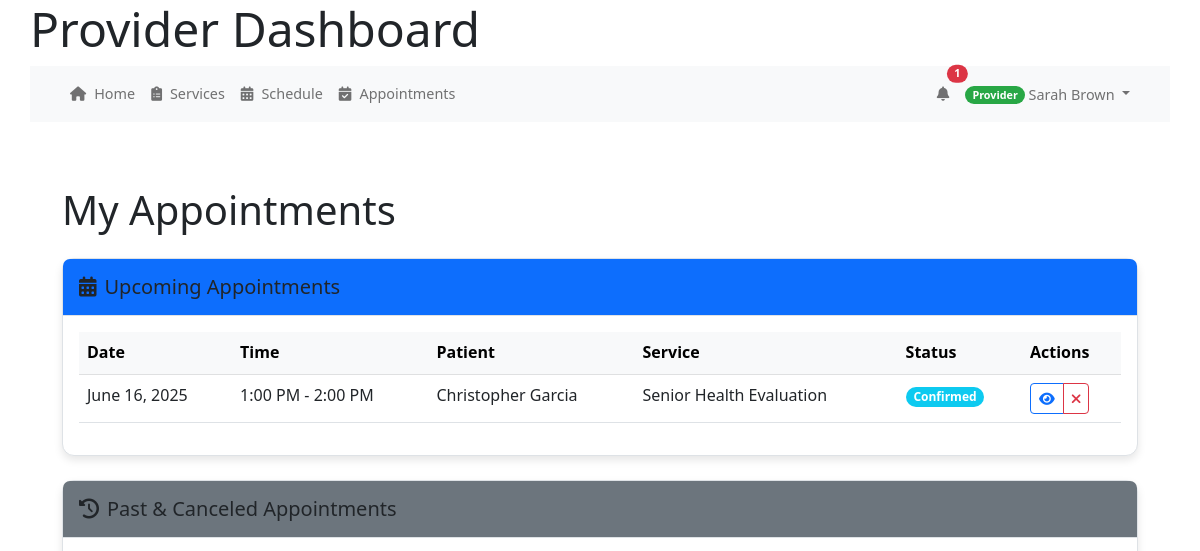
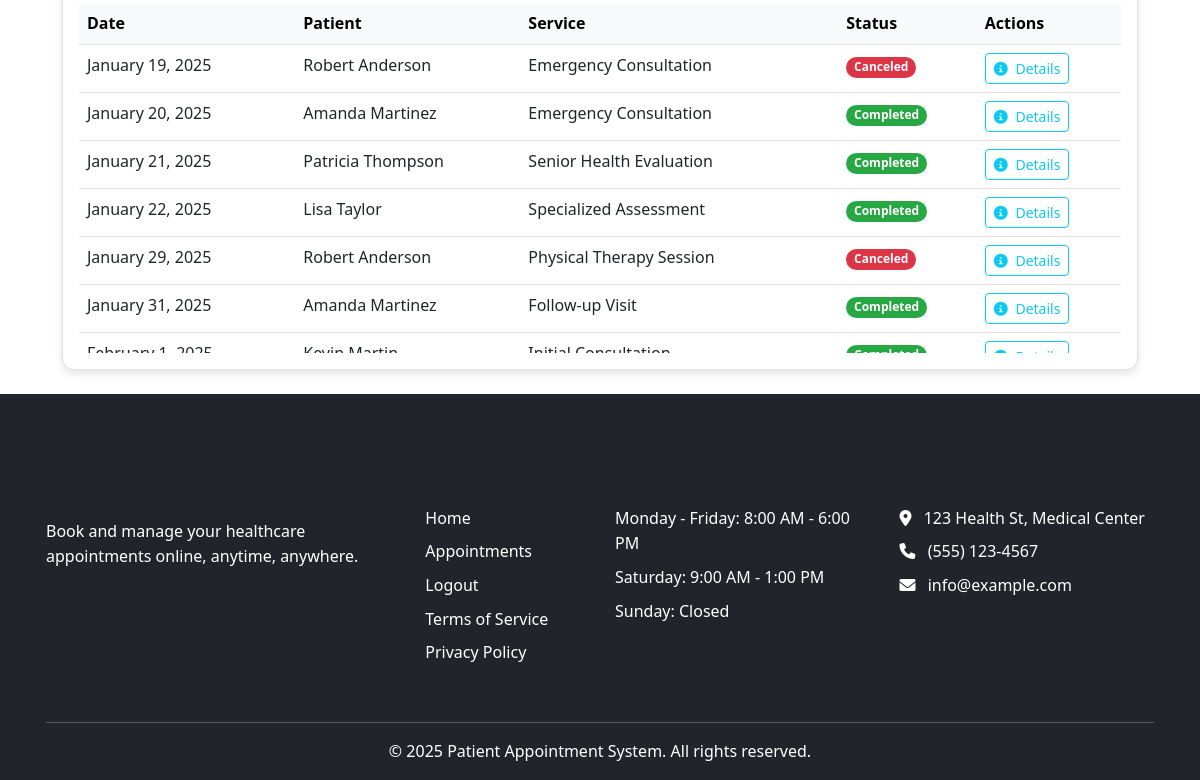
/index.php/provider/appointments (signed in), run on an earlier commit of the app's database (2 pictures, top to bottom).
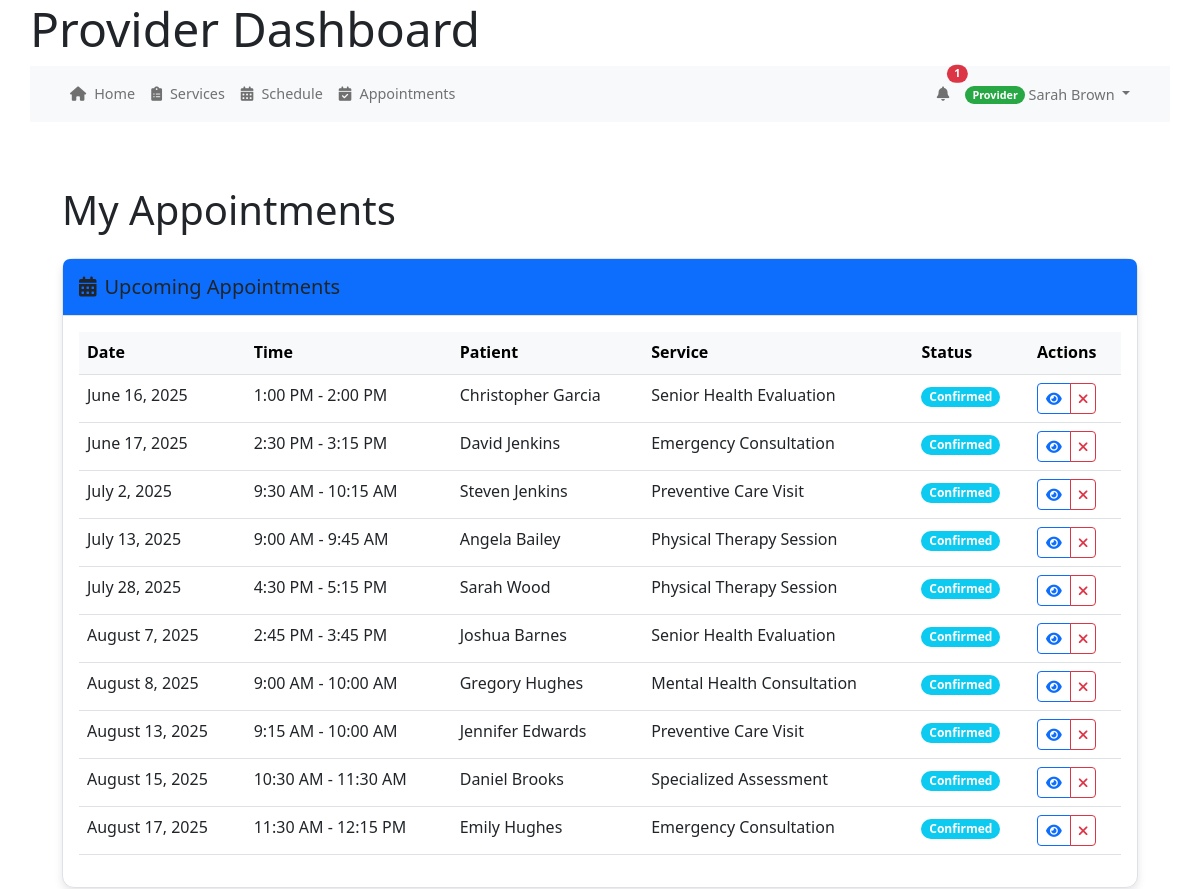
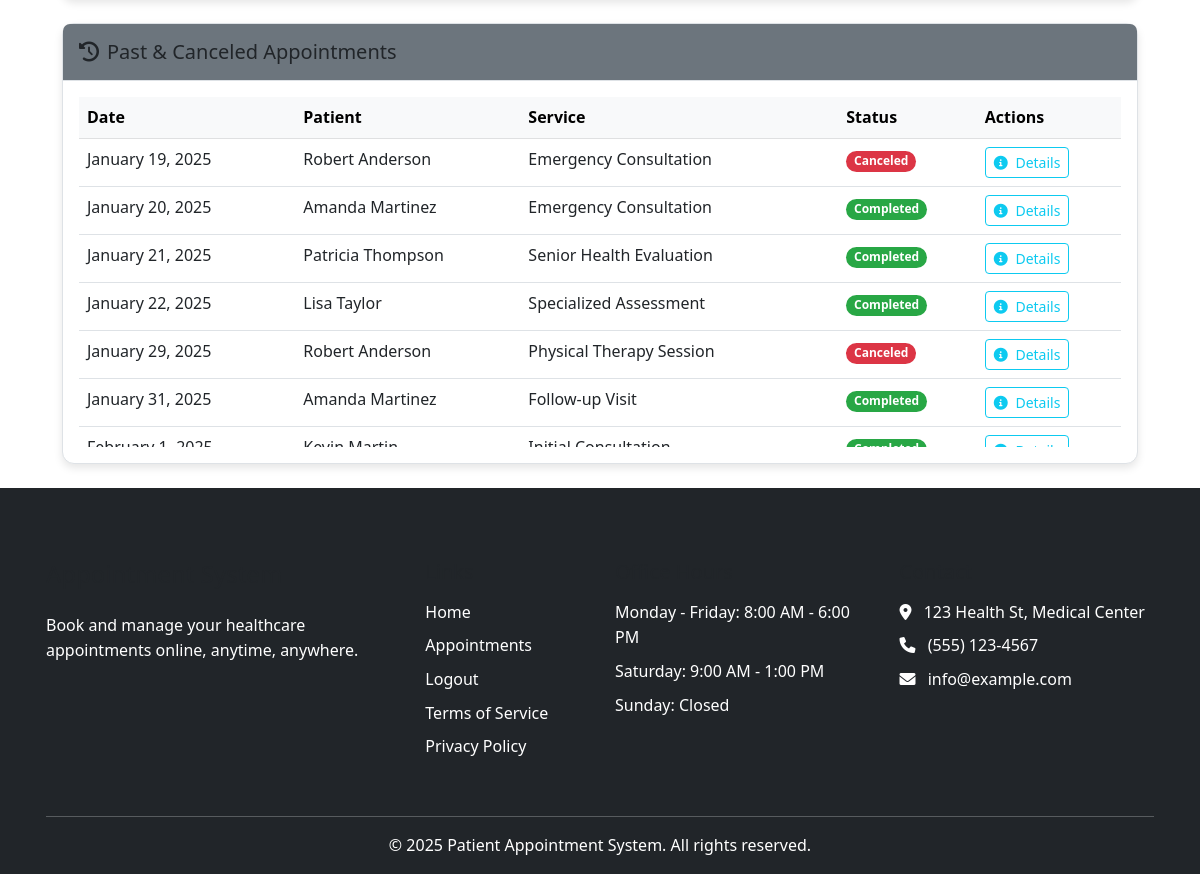
And on a later commit of the database (2 pictures, top to bottom).
### tables this page shows
CREATE TABLE IF NOT EXISTS `appointments` (
  `appointment_id` int(11) NOT NULL AUTO_INCREMENT,
  `patient_id` int(11) NOT NULL,
  `provider_id` int(11) NOT NULL,
  `service_id` int(11) NOT NULL,
  `appointment_date` date NOT NULL,
  `start_time` time NOT NULL,
  `end_time` time NOT NULL,
  `status` enum('scheduled','confirmed','completed','canceled','no_show') NOT NULL DEFAULT 'scheduled',
  `type` enum('in_person','virtual','phone') NOT NULL DEFAULT 'in_person',
  `notes` text DEFAULT NULL,
  `reason` text DEFAULT NULL,
  `reminder_sent` tinyint(1) DEFAULT 0,
  `confirmed_at` datetime DEFAULT NULL,
  `canceled_at` datetime DEFAULT NULL,
  `created_at` datetime DEFAULT current_timestamp(),
  `updated_at` datetime DEFAULT current_timestamp(),
  PRIMARY KEY (`appointment_id`),
  KEY `patient_id` (`patient_id`),
  KEY `provider_id` (`provider_id`),
  KEY `service_id` (`service_id`)
);

CREATE TABLE IF NOT EXISTS `users` (
  `user_id` int(11) NOT NULL AUTO_INCREMENT,
  `email` varchar(255) NOT NULL,
  `password_hash` varchar(255) NOT NULL,
  `first_name` varchar(100) NOT NULL,
  `last_name` varchar(100) NOT NULL,
  `phone` varchar(20) DEFAULT NULL,
  `role` enum('patient','provider','admin','staff') NOT NULL,
  `is_active` tinyint(1) DEFAULT 1,
  `is_verified` tinyint(1) DEFAULT 0,
  `email_verified_at` datetime DEFAULT NULL,
  `created_at` datetime DEFAULT current_timestamp(),
  `last_login` datetime DEFAULT NULL,
  `verification_token` varchar(64) DEFAULT NULL,
  `reset_token` varchar(64) DEFAULT NULL,
  `reset_token_expires` datetime DEFAULT NULL,
  `token_expires` datetime DEFAULT NULL,
  `password_change_required` tinyint(1) DEFAULT 0,
  PRIMARY KEY (`user_id`)
);

CREATE TABLE IF NOT EXISTS `services` (
  `service_id` int(11) NOT NULL AUTO_INCREMENT,
  `name` varchar(255) NOT NULL,
  `description` text DEFAULT NULL,
  `duration` int(11) DEFAULT 30,
  `price` decimal(10,2) DEFAULT NULL,
  `is_active` tinyint(1) DEFAULT 1,
  `created_at` timestamp NOT NULL DEFAULT current_timestamp(),
  PRIMARY KEY (`service_id`)
);

### controllers/provider_controller.php (called while the page is built, shortened)
<?php
require_once __DIR__ . '/../helpers/system_notifications.php';
require_once MODEL_PATH . '/Provider.php';
class ProviderController {
    protected $providerModel;
    public function __construct() {
        $this->db = get_db();
        $this->providerModel = new Provider($this->db);
    }
    public function appointments() {
        $provider_id = $_SESSION['user_id'];
        $appointments = $this->providerModel->getBookedAppointments($provider_id);
        include VIEW_PATH . '/provider/appointments.php';
    }
}
?>

### public_html/bootstrap.php (called while the page is built, shortened)
<?php
require_once APP_ROOT . '/core/helpers.php';
require_once CORE_PATH . '/helpers.php';
function get_db() {
    static $db = null;
    if ($db === null) {
        if (defined('DB_HOST') && defined('DB_USER') && defined('DB_PASS') && defined('DB_NAME')) {
            $db = new mysqli(DB_HOST, DB_USER, DB_PASS, DB_NAME);
            $db->set_charset('utf8mb4');
        } else {
            throw new Exception("Database constants not defined");
        }
    }
    return $db;
}
return true;

### models/Provider.php (called while the page is built, shortened)
<?php
class Provider {
    private $db;
    public function __construct($db) {
        $this->db = $db;
    }
    public function getBookedAppointments($provider_id) {
        try {
            $stmt = $this->db->prepare("
                SELECT a.*,
                       u.first_name AS patient_first_name,
                       u.last_name AS patient_last_name,
                       CONCAT(u.first_name, ' ', u.last_name) AS patient_name,
                       s.name AS service_name
                FROM appointments a
                JOIN users u ON a.patient_id = u.user_id
                JOIN services s ON a.service_id = s.service_id
                WHERE a.provider_id = ?
                ORDER BY a.appointment_date, a.start_time
            ");
            $stmt->bind_param("i", $provider_id);
            $stmt->execute();
            $result = $stmt->get_result();
            return $result->fetch_all(MYSQLI_ASSOC) ?: [];
        } catch (Exception $e) {
            error_log("Error fetching provider appointments: " . $e->getMessage());
            return [];
        }
    }
}
?>

### core/helpers.php (called while the page is built, shortened)
<?php
function base_url($path = '') {
    $protocol = isset($_SERVER['HTTPS']) && $_SERVER['HTTPS'] !== 'off' ? 'https' : 'http';
    $host = $_SERVER['HTTP_HOST'] ?? 'localhost';
    $script_name = $_SERVER['SCRIPT_NAME'];
    $base_dir = dirname($script_name);
    $base_url = "{$protocol}://{$host}{$base_dir}";
    $base_url = rtrim($base_url, '/');
    $path = ltrim($path, '/');
    return $path ? "{$base_url}/{$path}" : $base_url;
}

### views/provider/appointments.php (the view, shortened to what the rows shown need)
<?php include VIEW_PATH . '/partials/header.php'; ?>
<div class="container mt-4">
    <h1 class="mb-4">My Appointments</h1>
    <div class="card shadow-sm mb-4">
        <div class="card-body">
            <?php
            $upcomingAppointments = array_filter($appointments, function($app) {
                return $app['status'] !== 'completed' && $app['status'] !== 'canceled' &&
                       (strtotime($app['appointment_date']) >= strtotime(date('Y-m-d')) ||
                       (strtotime($app['appointment_date']) == strtotime(date('Y-m-d')) &&
                        strtotime($app['start_time']) > strtotime(date('H:i:s'))));
            });
            ?>
            <?php if (!empty($upcomingAppointments)): ?>
                <div class="table-responsive">
                    <table class="table table-hover">
                        <thead class="table-light">
                            <tr>
                                <th>Date</th>
                                <th>Time</th>
                                <th>Patient</th>
                                <th>Service</th>
                                <th>Status</th>
                                <th>Actions</th>
                            </tr>
                        </thead>
                        <tbody>
                            <?php foreach ($upcomingAppointments as $appointment): ?>
                            <tr>
                                <td><?= htmlspecialchars(date('F j, Y', strtotime($appointment['appointment_date']))) ?></td>
                                <td><?= htmlspecialchars(date('g:i A', strtotime($appointment['start_time']))) ?> -
                                    <?= htmlspecialchars(date('g:i A', strtotime($appointment['end_time']))) ?></td>
                                <td><?= htmlspecialchars(($appointment['patient_first_name'] ?? '') . ' ' . ($appointment['patient_last_name'] ?? '')) ?></td>
                                <td><?= htmlspecialchars($appointment['service_name'] ?? '') ?></td>
                                <td>
                                    <span class="badge bg-<?= getStatusBadgeClass($appointment['status']) ?>">
                                        <?= htmlspecialchars(ucfirst($appointment['status'])) ?>
                                    </span>
                                </td>
                                <td>
                                    <div class="btn-group btn-group-sm">
                                        <a href="<?= base_url('index.php/provider/viewAppointment/' . $appointment['appointment_id']) ?>"
                                           class="btn btn-outline-primary" title="View Details">
                                            <i class="fas fa-eye"></i>
                                        </a>
                                        <?php if ($appointment['status'] === 'scheduled' || $appointment['status'] === 'confirmed'): ?>
                                            <a href="<?= base_url('index.php/provider/cancelAppointment/' . $appointment['appointment_id']) ?>"
                                               class="btn btn-outline-danger" title="Cancel"
                                               onclick="return confirm('Are you sure you want to cancel this appointment?');">
                                                <i class="fas fa-times"></i>
                                            </a>
                                        <?php endif; ?>
                                    </div>
                                </td>
                            </tr>
                            <?php endforeach; ?>
                        </tbody>
                    </table>
                </div>
            <?php endif; ?>
        </div>
    </div>
    <div class="card shadow-sm mb-4">
        <div class="card-body">
            <?php
            $pastAndCanceledAppointments = array_filter($appointments, function($app) {
                return $app['status'] === 'completed' ||
                    $app['status'] === 'canceled' ||
                    $app['status'] === 'no_show' ||
                    strtotime($app['appointment_date']) < strtotime(date('Y-m-d'));
            });
            ?>
            <?php if (!empty($pastAndCanceledAppointments)): ?>
                <div class="table-responsive" style="max-height: 350px; overflow-y: auto;">
                    <table class="table table-hover">
                        <thead class="table-light sticky-top">
                            <tr>
                                <th>Date</th>
                                <th>Patient</th>
                                <th>Service</th>
                                <th>Status</th>
                                <th>Actions</th>
                            </tr>
                        </thead>
                        <tbody>
                            <?php foreach ($pastAndCanceledAppointments as $appointment): ?>
                            <tr>
                                <td><?= htmlspecialchars(date('F j, Y', strtotime($appointment['appointment_date']))) ?></td>
                                <td><?= htmlspecialchars(($appointment['patient_first_name'] ?? '') . ' ' . ($appointment['patient_last_name'] ?? '')) ?></td>
                                <td><?= htmlspecialchars($appointment['service_name'] ?? '') ?></td>
                                <td>
                                    <span class="badge bg-<?= getStatusBadgeClass($appointment['status']) ?>">
                                        <?= htmlspecialchars(ucfirst($appointment['status'])) ?>
                                    </span>
                                </td>
                                <td>
                                    <a href="<?= base_url('index.php/provider/viewAppointment/' . $appointment['appointment_id']) ?>"
                                    class="btn btn-sm btn-outline-info">
                                        <i class="fas fa-info-circle me-1"></i> Details
                                    </a>
                                </td>
                            </tr>
                            <?php endforeach; ?>
                        </tbody>
                    </table>
                </div>
            <?php endif; ?>
        </div>
    </div>
</div>
<?php
function getStatusBadgeClass($status) {
    switch ($status) {
        case 'confirmed':
            return 'info';
        case 'completed':
            return 'success';
        case 'canceled':
            return 'danger';
        case 'no_show':
            return 'secondary';
    }
}
?>
<?php include VIEW_PATH . '/partials/footer.php'; ?>

What changed in the data, as far as the page shows it:
added appointments: appointment_date "June 17, 2025", start_time "2:30 PM", end_time "3:15 PM", patient.last_name "David Jenkins", service.name "Emergency Consultation", status "Confirmed", shown under "Upcoming Appointments"
added appointments: appointment_date "July 2, 2025", start_time "9:30 AM", end_time "10:15 AM", patient.last_name "Steven Jenkins", service.name "Preventive Care Visit", status "Confirmed", shown under "Upcoming Appointments"
added appointments: appointment_date "July 13, 2025", start_time "9:00 AM", end_time "9:45 AM", patient.last_name "Angela Bailey", service.name "Physical Therapy Session", status "Confirmed", shown under "Upcoming Appointments"
added appointments: appointment_date "July 28, 2025", start_time "4:30 PM", end_time "5:15 PM", patient.last_name "Sarah Wood", service.name "Physical Therapy Session", status "Confirmed", shown under "Upcoming Appointments"
added appointments: appointment_date "August 7, 2025", start_time "2:45 PM", end_time "3:45 PM", patient.last_name "Joshua Barnes", service.name "Senior Health Evaluation", status "Confirmed", shown under "Upcoming Appointments"
added appointments: appointment_date "August 8, 2025", start_time "9:00 AM", end_time "10:00 AM", patient.last_name "Gregory Hughes", service.name "Mental Health Consultation", status "Confirmed", shown under "Upcoming Appointments"
added appointments: appointment_date "August 13, 2025", start_time "9:15 AM", end_time "10:00 AM", patient.last_name "Jennifer Edwards", service.name "Preventive Care Visit", status "Confirmed", shown under "Upcoming Appointments"
added appointments: appointment_date "August 15, 2025", start_time "10:30 AM", end_time "11:30 AM", patient.last_name "Daniel Brooks", service.name "Specialized Assessment", status "Confirmed", shown under "Upcoming Appointments"
added appointments: appointment_date "August 17, 2025", start_time "11:30 AM", end_time "12:15 PM", patient.last_name "Emily Hughes", service.name "Emergency Consultation", status "Confirmed", shown under "Upcoming Appointments"
